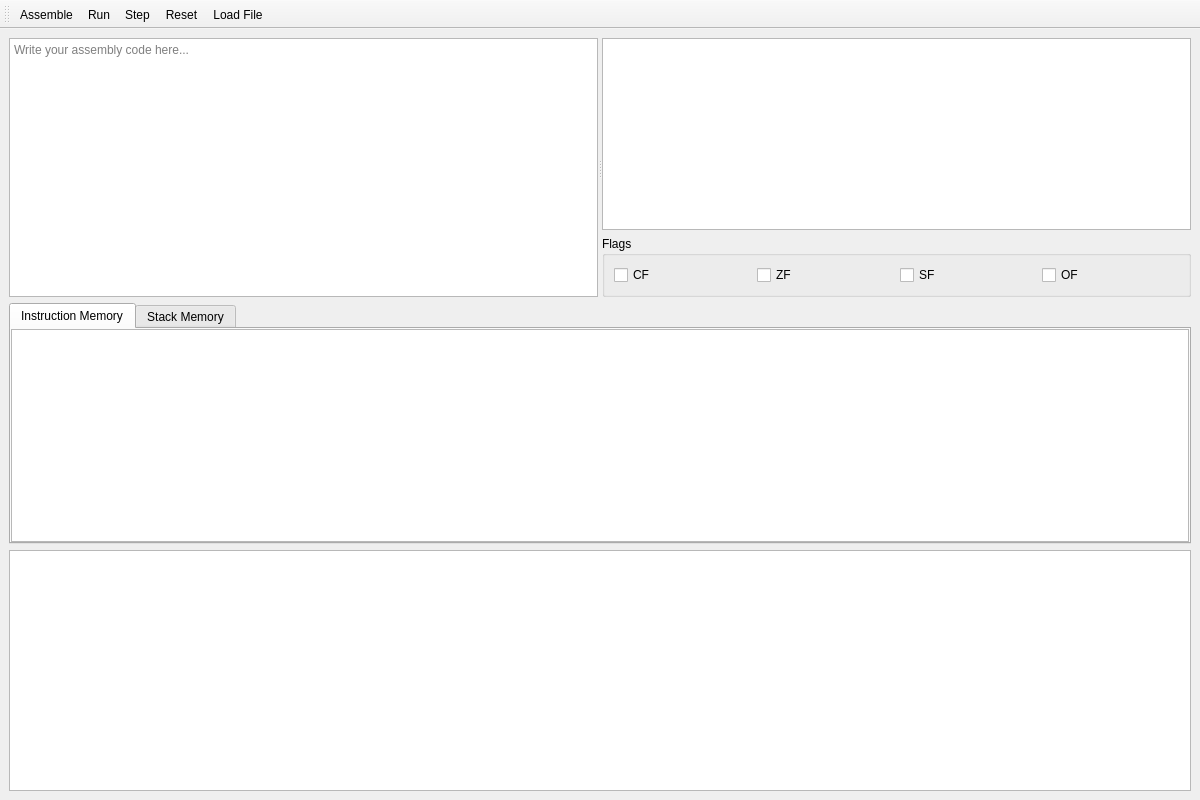
<?xml version="1.0" encoding="UTF-8"?>
<ui version="4.0">
 <class>MainWindow</class>
 <widget class="QMainWindow" name="MainWindow">
  <property name="geometry">
   <rect>
    <x>0</x>
    <y>0</y>
    <width>1200</width>
    <height>800</height>
   </rect>
  </property>
  <property name="windowTitle">
   <string>x86 Mini CPU Simulator IDE</string>
  </property>
  <widget class="QWidget" name="centralwidget">
   <layout class="QVBoxLayout" name="mainLayout">
    <item>
     <widget class="QSplitter" name="centerSplitter">
      <property name="orientation">
       <enum>Qt::Orientation::Horizontal</enum>
      </property>
      <widget class="QPlainTextEdit" name="codeEditor">
       <property name="placeholderText">
        <string>Write your assembly code here...</string>
       </property>
      </widget>
      <widget class="QWidget" name="rightPanel">
       <layout class="QVBoxLayout" name="rightLayout">
        <item>
         <widget class="QTableWidget" name="registerTable"/>
        </item>
        <item>
         <widget class="QGroupBox" name="flagsBox">
          <property name="title">
           <string>Flags</string>
          </property>
          <layout class="QHBoxLayout" name="flagsLayout">
           <item>
            <widget class="QCheckBox" name="checkBoxCF">
             <property name="text">
              <string>CF</string>
             </property>
            </widget>
           </item>
           <item>
            <widget class="QCheckBox" name="checkBoxZF">
             <property name="text">
              <string>ZF</string>
             </property>
            </widget>
           </item>
           <item>
            <widget class="QCheckBox" name="checkBoxSF">
             <property name="text">
              <string>SF</string>
             </property>
            </widget>
           </item>
           <item>
            <widget class="QCheckBox" name="checkBoxOF">
             <property name="text">
              <string>OF</string>
             </property>
            </widget>
           </item>
          </layout>
         </widget>
        </item>
       </layout>
      </widget>
     </widget>
    </item>
    <item>
     <widget class="QTabWidget" name="memoryTabs">
      <widget class="QTableWidget" name="instructionMemoryTable">
       <attribute name="title">
        <string>Instruction Memory</string>
       </attribute>
      </widget>
      <widget class="QTableWidget" name="stackMemoryTable">
       <attribute name="title">
        <string>Stack Memory</string>
       </attribute>
      </widget>
     </widget>
    </item>
    <item>
     <widget class="QPlainTextEdit" name="terminalOutput">
      <property name="readOnly">
       <bool>true</bool>
      </property>
     </widget>
    </item>
   </layout>
  </widget>
  <widget class="QToolBar" name="toolBar">
   <attribute name="toolBarArea">
    <enum>TopToolBarArea</enum>
   </attribute>
   <attribute name="toolBarBreak">
    <bool>false</bool>
   </attribute>
   <addaction name="actionAssemble"/>
   <addaction name="actionRun"/>
   <addaction name="actionStep"/>
   <addaction name="actionReset"/>
   <addaction name="actionLoadFile"/>
  </widget>
  <action name="actionAssemble">
   <property name="text">
    <string>Assemble</string>
   </property>
  </action>
  <action name="actionRun">
   <property name="text">
    <string>Run</string>
   </property>
  </action>
  <action name="actionStep">
   <property name="text">
    <string>Step</string>
   </property>
  </action>
  <action name="actionReset">
   <property name="text">
    <string>Reset</string>
   </property>
  </action>
  <action name="actionLoadFile">
   <property name="text">
    <string>Load File</string>
   </property>
  </action>
 </widget>
 <resources/>
 <connections/>
</ui>
